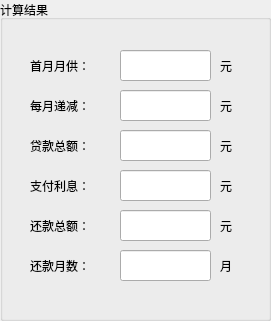
  <widget class="QGroupBox" name="groupBoxhunhebenjin">
   <property name="geometry">
    <rect>
     <x>450</x>
     <y>110</y>
     <width>271</width>
     <height>321</height>
    </rect>
   </property>
   <property name="title">
    <string>计算结果</string>
   </property>
   <widget class="QLabel" name="label_64">
    <property name="geometry">
     <rect>
      <x>30</x>
      <y>50</y>
      <width>72</width>
      <height>31</height>
     </rect>
    </property>
    <property name="text">
     <string>首月月供：</string>
    </property>
   </widget>
   <widget class="QLabel" name="label_65">
    <property name="geometry">
     <rect>
      <x>30</x>
      <y>90</y>
      <width>72</width>
      <height>31</height>
     </rect>
    </property>
    <property name="text">
     <string>每月递减：</string>
    </property>
   </widget>
   <widget class="QLabel" name="label_66">
    <property name="geometry">
     <rect>
      <x>30</x>
      <y>130</y>
      <width>72</width>
      <height>31</height>
     </rect>
    </property>
    <property name="text">
     <string>贷款总额：</string>
    </property>
   </widget>
   <widget class="QLabel" name="label_67">
    <property name="geometry">
     <rect>
      <x>30</x>
      <y>170</y>
      <width>72</width>
      <height>31</height>
     </rect>
    </property>
    <property name="text">
     <string>支付利息：</string>
    </property>
   </widget>
   <widget class="QLabel" name="label_68">
    <property name="geometry">
     <rect>
      <x>30</x>
      <y>210</y>
      <width>72</width>
      <height>31</height>
     </rect>
    </property>
    <property name="text">
     <string>还款总额：</string>
    </property>
   </widget>
   <widget class="QLabel" name="label_69">
    <property name="geometry">
     <rect>
      <x>30</x>
      <y>250</y>
      <width>72</width>
      <height>31</height>
     </rect>
    </property>
    <property name="text">
     <string>还款月数：</string>
    </property>
   </widget>
   <widget class="QLineEdit" name="lineEdit_55">
    <property name="geometry">
     <rect>
      <x>120</x>
      <y>50</y>
      <width>91</width>
      <height>31</height>
     </rect>
    </property>
   </widget>
   <widget class="QLineEdit" name="lineEdit_56">
    <property name="geometry">
     <rect>
      <x>120</x>
      <y>90</y>
      <width>91</width>
      <height>31</height>
     </rect>
    </property>
   </widget>
   <widget class="QLineEdit" name="lineEdit_57">
    <property name="geometry">
     <rect>
      <x>120</x>
      <y>130</y>
      <width>91</width>
      <height>31</height>
     </rect>
    </property>
   </widget>
   <widget class="QLineEdit" name="lineEdit_58">
    <property name="geometry">
     <rect>
      <x>120</x>
      <y>170</y>
      <width>91</width>
      <height>31</height>
     </rect>
    </property>
   </widget>
   <widget class="QLineEdit" name="lineEdit_59">
    <property name="geometry">
     <rect>
      <x>120</x>
      <y>210</y>
      <width>91</width>
      <height>31</height>
     </rect>
    </property>
   </widget>
   <widget class="QLineEdit" name="lineEdit_60">
    <property name="geometry">
     <rect>
      <x>120</x>
      <y>250</y>
      <width>91</width>
      <height>31</height>
     </rect>
    </property>
   </widget>
   <widget class="QLabel" name="label_70">
    <property name="geometry">
     <rect>
      <x>220</x>
      <y>50</y>
      <width>31</width>
      <height>31</height>
     </rect>
    </property>
    <property name="text">
     <string>元</string>
    </property>
   </widget>
   <widget class="QLabel" name="label_71">
    <property name="geometry">
     <rect>
      <x>220</x>
      <y>90</y>
      <width>31</width>
      <height>31</height>
     </rect>
    </property>
    <property name="text">
     <string>元</string>
    </property>
   </widget>
   <widget class="QLabel" name="label_72">
    <property name="geometry">
     <rect>
      <x>220</x>
      <y>130</y>
      <width>31</width>
      <height>31</height>
     </rect>
    </property>
    <property name="text">
     <string>元</string>
    </property>
   </widget>
   <widget class="QLabel" name="label_73">
    <property name="geometry">
     <rect>
      <x>220</x>
      <y>170</y>
      <width>31</width>
      <height>31</height>
     </rect>
    </property>
    <property name="text">
     <string>元</string>
    </property>
   </widget>
   <widget class="QLabel" name="label_74">
    <property name="geometry">
     <rect>
      <x>220</x>
      <y>210</y>
      <width>31</width>
      <height>31</height>
     </rect>
    </property>
    <property name="text">
     <string>元</string>
    </property>
   </widget>
   <widget class="QLabel" name="label_75">
    <property name="geometry">
     <rect>
      <x>220</x>
      <y>250</y>
      <width>31</width>
      <height>31</height>
     </rect>
    </property>
    <property name="text">
     <string>月</string>
    </property>
   </widget>
  </widget>
